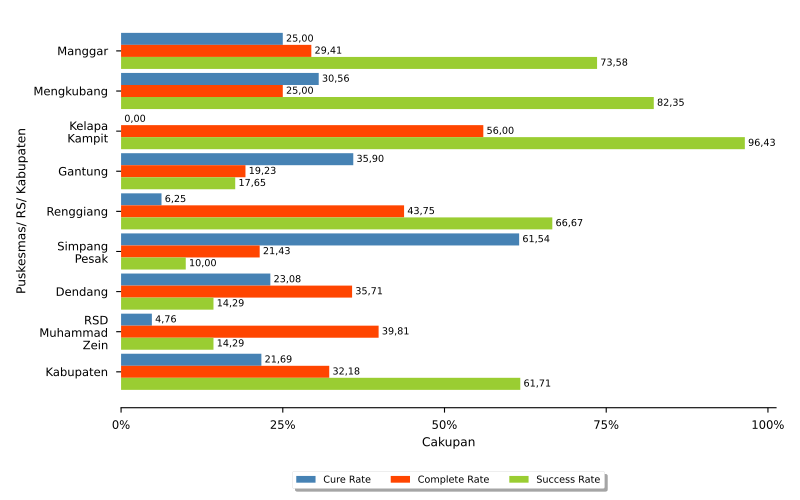

Generate this figure with Python:
import numpy as np
import matplotlib.pyplot as plt
import pandas
from textwrap import wrap
from matplotlib.ticker import FuncFormatter
import locale
locale.setlocale(locale.LC_ALL, 'id_ID.UTF8')
plt.rcParams['pdf.fonttype'] = 42
plt.style.use('seaborn-paper')

import sys, os, inspect
currentdir = os.path.dirname(os.path.abspath(inspect.getfile(inspect.currentframe())))
parentdir = os.path.dirname(currentdir)
sys.path.insert(0, parentdir)

berkasData = currentdir +'\\bab_06_01b_dataCureCompSuccRateTB.csv'
berkasSimpan = currentdir +'\\bab_06_01b_cureCompSuccRateTB.pdf'
# judulDiagram = 'Cure Rate & Success Rate TB'
sumbuX = 'Cakupan'
sumbuY = 'Puskesmas/ RS/ Kabupaten'
tickerSumbuX = np.arange(0,110,25)
labelBar1 = 'Cure Rate'
labelBar2 = 'Complete Rate'
labelBar3 = 'Success Rate'

# read data file
colnames = ['puskesmas','CureRate','CompleteRate','SuccessRate']
data = pandas.read_csv(berkasData, names=colnames, sep=';')
puskesmas = data.puskesmas.tolist()
bar1 = data.CureRate.tolist()
bar2 = data.CompleteRate.tolist()
bar3 = data.SuccessRate.tolist()

ind = np.arange(len(puskesmas))  # the x locations for the groups
width = 0.3       # the width of the bars
widthDL = 0.5      # spacing for data labels

# make bars
fig, ax = plt.subplots()
rects1 = ax.barh(ind, bar1, width, color='steelblue', label = labelBar1)
rects2 = ax.barh(ind + width, bar2, width, color='orangered', label = labelBar2)
rects3 = ax.barh(ind + 2*width, bar3, width, color='yellowgreen', label = labelBar3)

# add some text for labels, title and axes ticks
# ax.set_title(judulDiagram)
ax.set_xticks(tickerSumbuX)
ax.set_xlabel(sumbuX)
ax.xaxis.set_major_formatter(FuncFormatter(lambda x, pos: "{:n}%".format(x)))

ax.set_yticks(ind+width)
ax.set_yticklabels(list([ '\n'.join(wrap(l, 10)) for l in puskesmas ]))
ax.invert_yaxis()
ax.set_ylabel(sumbuY)

ax.tick_params(axis='both', which='major', labelsize='small')
ax.spines['top'].set_visible(False)
ax.spines['right'].set_visible(False)
ax.spines['left'].set_visible(False)

# make legend box
box = ax.get_position()
ax.set_position([box.x0, box.y0 + box.height * 0.1, box.width, box.height * 0.9])
ax.legend(fontsize='x-small', loc='upper center', bbox_to_anchor=(0.5, -0.15), fancybox=True, shadow=True, ncol=3)

# add data label
for i, v in enumerate(bar1):
    ax.text(v + widthDL, i, locale.format_string("%.2f", v), ha='left', va='center', fontsize='x-small')
for i, v in enumerate(bar2):
    ax.text(v + widthDL, i + width, locale.format_string("%.2f", v), ha='left', va='center', fontsize='x-small')
for i, v in enumerate(bar3):
    ax.text(v + widthDL, i + 2*width, locale.format_string("%.2f", v), ha='left', va='center', fontsize='x-small')

# finishing
pyrfig = plt.figure(1)
pyrfig.set_figwidth(8)
pyrfig.set_figheight(5)
# tight_layout to make consistent size
# adjust subplot to make room for legend
fig.subplots_adjust(bottom=0.15) 
plt.tight_layout()
plt.savefig(berkasSimpan)
plt.close(pyrfig)
# plt.show()
